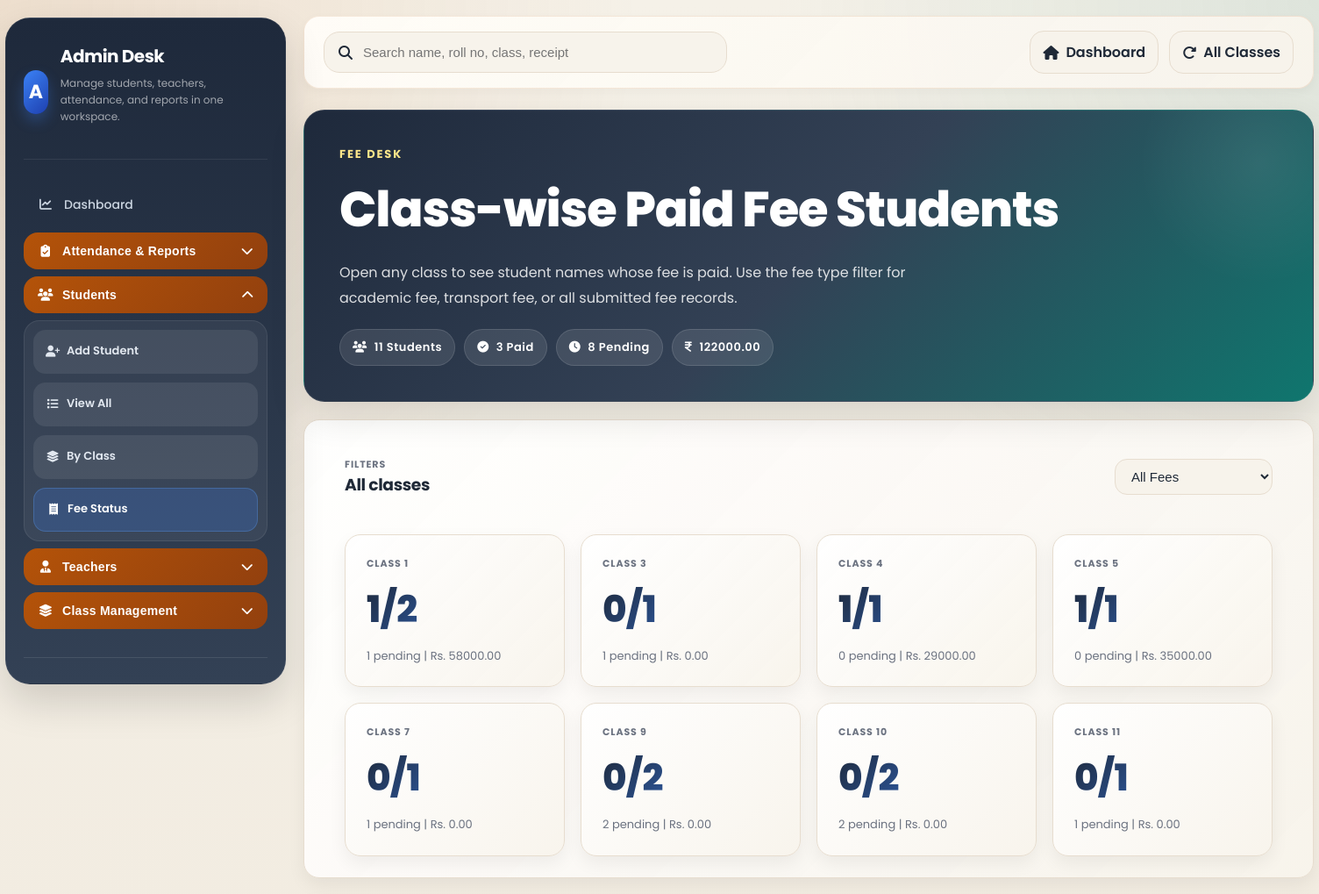
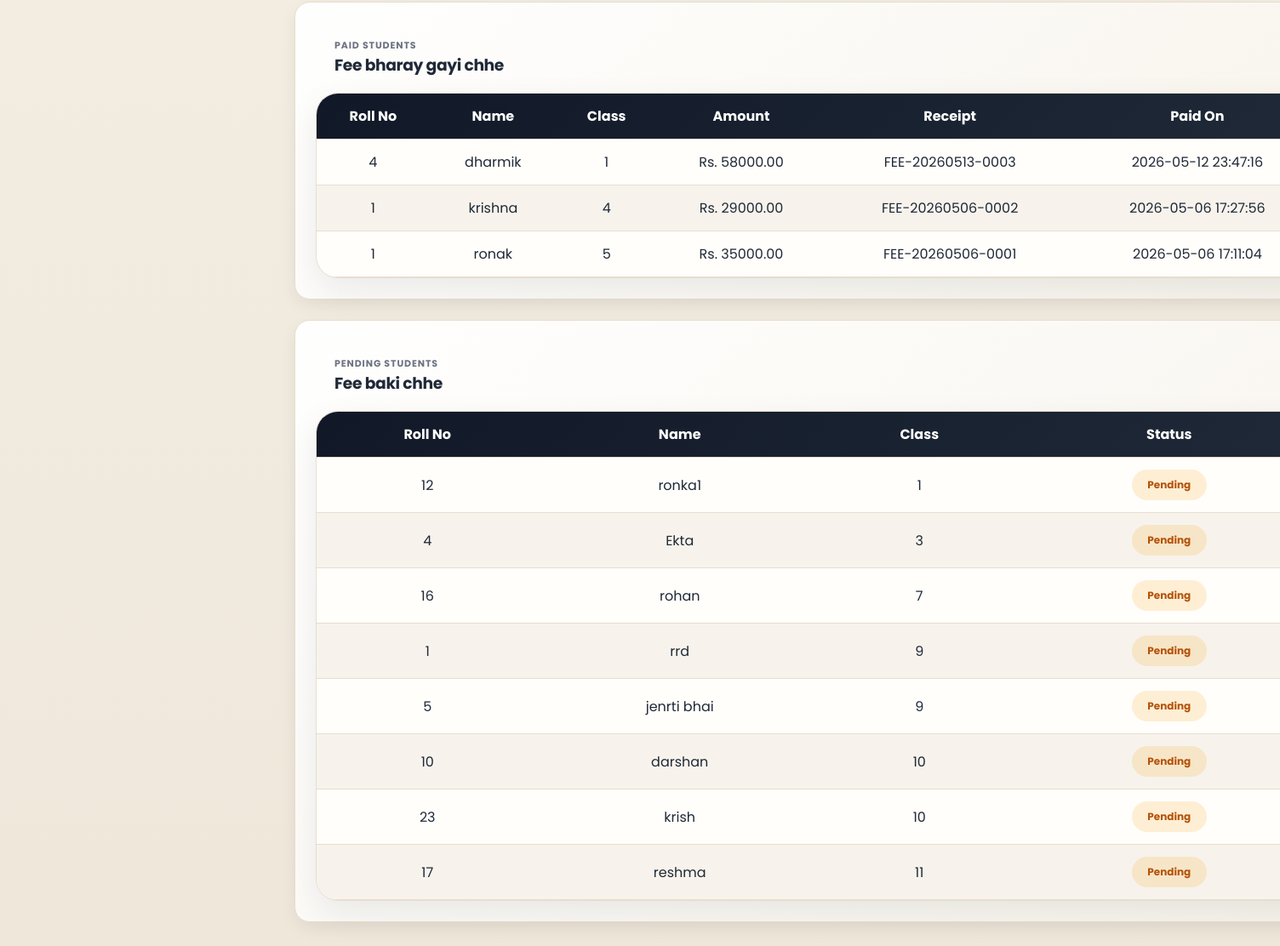
The page /fee_status (signed in) on the database its author committed (2 pictures, top to bottom).
### tables this page shows
CREATE TABLE users(
        id INTEGER PRIMARY KEY AUTOINCREMENT,
        rollno INTEGER,
        username TEXT UNIQUE,
        password TEXT,
        gender TEXT,
        mobile TEXT,
        address TEXT,
        photo TEXT,
        enroll TEXT,
        blood TEXT,
        school TEXT,
        birthdate TEXT
    , role TEXT DEFAULT 'student', class TEXT);

### app.py (the view)
@app.route("/fee_status")
@app.route("/fee_status/<class_num>")
def fee_status(class_num=None):
    if "user" not in session:
        return redirect("/")
    if session.get("role") not in ("admin", "teacher"):
        return redirect_for_role(session.get("role"))
    fee_type = request.args.get("fee_type", "all").strip() or "all"
    valid_fee_types = ["all", "Academic Fee", "Transport Fee"]
    if fee_type not in valid_fee_types:
        fee_type = "all"
    with db() as con:
        summary_rows, student_rows, totals = get_fee_status_data(con, fee_type, class_num)
    return render_template(
        "shared/fee_status.html",
        role=session.get("role"),
        fee_type=fee_type,
        fee_type_options=valid_fee_types,
        selected_class=class_num,
        summary_rows=summary_rows,
        student_rows=student_rows,
        totals=totals,
    )

### app.py (called while the page is built)
def db():
    con = sqlite3.connect(app.config["DATABASE_PATH"])
    con.row_factory = sqlite3.Row
    return con

def normalize_gender_group(gender):
    value = (gender or "").strip().lower()
    if value in {"male", "boy", "boys"}:
        return "boys"
    if value in {"female", "girl", "girls"}:
        return "girls"
    return "other"

### templates/shared/fee_status.html (shortened to what this page needs)
<!DOCTYPE html>
<html lang="en">
<head>
    <link rel="stylesheet" href="https://cdnjs.cloudflare.com/ajax/libs/font-awesome/6.5.2/css/all.min.css">
    <link rel="stylesheet" href="{{ url_for('static', filename='style.css') }}">
</head>
<body>
    <div class="app-layout">
        {% if role == "admin" %}
            {% include "admin/_sidebar.html" %}
        {% endif %}
        <main class="app-main">
            <div class="dashboard-topbar">
                <div class="dashboard-search">
                    <i class="fa-solid fa-magnifying-glass"></i>
                    <input id="fee-search" type="text" placeholder="Search name, roll no, class, receipt" autocomplete="off">
                </div>
                <div class="topbar-actions">
                    <a href="{{ '/admin' if role == 'admin' else '/teacher' }}" class="topbar-chip"><i class="fa-solid fa-house"></i> Dashboard</a>
                    <a href="/fee_status" class="topbar-chip"><i class="fa-solid fa-rotate-right"></i> All Classes</a>
                </div>
            </div>
            <section class="dashboard-hero">
                <div class="section-title" style="color:#fde68a;">Fee Desk</div>
                <h1 style="margin:0;">Class-wise Paid Fee Students</h1>
                <p>Open any class to see student names whose fee is paid. Use the fee type filter for academic fee, transport fee, or all submitted fee records.</p>
                <div class="dashboard-chip-row">
                    <span class="hero-chip"><i class="fa-solid fa-users"></i> {{ totals.students }} Students</span>
                    <span class="hero-chip"><i class="fa-solid fa-circle-check"></i> {{ totals.paid }} Paid</span>
                    <span class="hero-chip"><i class="fa-solid fa-clock"></i> {{ totals.pending }} Pending</span>
                    <span class="hero-chip"><i class="fa-solid fa-indian-rupee-sign"></i> {{ "%.2f"|format(totals.amount) }}</span>
                </div>
            </section>
            <section class="dashboard-mini-card" style="margin-top:20px;">
                <div class="table-toolbar">
                    <div>
                        <div class="label">Filters</div>
                        <h3>{{ "Class " ~ selected_class if selected_class else "All classes" }}</h3>
                    </div>
                    <form method="get" class="toolbar-inline">
                        <select name="fee_type" class="mini-input" onchange="this.form.submit()">
                            {% for option in fee_type_options %}
                            <option value="{{ option }}" {% if option == fee_type %}selected{% endif %}>
                                {{ "All Fees" if option == "all" else option }}
                            </option>
                            {% endfor %}
                        </select>
                    </form>
                </div>
                <div class="dashboard-stat-grid" style="padding:18px 22px 0;">
                    {% for item in summary_rows %}
                    <a href="/fee_status/{{ item.class_num }}?fee_type={{ fee_type }}" class="dashboard-stat-card">
                        <div class="label">Class {{ item.class_num }}</div>
                        <div class="value">{{ item.paid }}/{{ item.students }}</div>
                        <div class="meta">{{ item.pending }} pending | Rs. {{ "%.2f"|format(item.amount) }}</div>
                    </a>
                    {% else %}
                    <div class="empty-copy">No student records found.</div>
                    {% endfor %}
                </div>
            </section>
            <section class="dashboard-grid" style="margin-top:20px;">
                <div class="dashboard-mini-card">
                    <div class="table-toolbar">
                        <div>
                            <div class="label">Paid Students</div>
                            <h3>Fee bharay gayi chhe</h3>
                        </div>
                    </div>
                    <div class="table-shell table-shell--scroll" style="margin-top:18px;">
                        <table>
                            <thead>
                                <tr>
                                    <th>Roll No</th>
                                    <th>Name</th>
                                    <th>Class</th>
                                    <th>Amount</th>
                                    <th>Receipt</th>
                                    <th>Paid On</th>
                                </tr>
                            </thead>
                            <tbody>
                                {% set paid_count = namespace(value=0) %}
                                {% for student in student_rows %}
                                    {% if student.is_paid %}
                                    {% set paid_count.value = paid_count.value + 1 %}
                                    <tr data-fee-row data-search-text="{{ (student.rollno ~ ' ' ~ student.username ~ ' ' ~ student.class ~ ' ' ~ student.latest_receipt)|lower }}">
                                        <td>{{ student.rollno or '-' }}</td>
                                        <td>{{ student.username }}</td>
                                        <td>{{ student.class }}</td>
                                        <td>Rs. {{ "%.2f"|format(student.paid_amount) }}</td>
                                        <td>{{ student.latest_receipt }}</td>
                                        <td>{{ student.latest_payment }}</td>
                                    </tr>
                                    {% endif %}
                                {% endfor %}
                            </tbody>
                        </table>
                    </div>
                </div>
                <div class="dashboard-mini-card">
                    <div class="table-toolbar">
                        <div>
                            <div class="label">Pending Students</div>
                            <h3>Fee baki chhe</h3>
                        </div>
                    </div>
                    <div class="table-shell table-shell--scroll" style="margin-top:18px;">
                        <table>
                            <thead>
                                <tr>
                                    <th>Roll No</th>
                                    <th>Name</th>
                                    <th>Class</th>
                                    <th>Status</th>
                                </tr>
                            </thead>
                            <tbody>
                                {% set pending_count = namespace(value=0) %}
                                {% for student in student_rows %}
                                    {% if not student.is_paid %}
                                    {% set pending_count.value = pending_count.value + 1 %}
                                    <tr data-fee-row data-search-text="{{ (student.rollno ~ ' ' ~ student.username ~ ' ' ~ student.class ~ ' pending')|lower }}">
                                        <td>{{ student.rollno or '-' }}</td>
                                        <td>{{ student.username }}</td>
                                        <td>{{ student.class }}</td>
                                        <td><span class="status-pill status-pill--pending">Pending</span></td>
                                    </tr>
                                    {% endif %}
                                {% endfor %}
                            </tbody>
                        </table>
                    </div>
                </div>
            </section>
        </main>
    </div>
</body>
</html>

### rows shown on the page
users: class_num "10", paid "0", students "2", pending "2", amount "0.00", rollno "10", username "darshan", class "10"
users: class_num "11", paid "0", students "1", pending "1", amount "0.00", rollno "17", username "reshma", class "11"
users: rollno "4", username "dharmik", class "1", paid_amount "58000.00", latest_receipt "FEE-20260513-0003", latest_payment "2026-05-12 23:47:16"
users: rollno "1", username "krishna", class "4", paid_amount "29000.00", latest_receipt "FEE-20260506-0002", latest_payment "2026-05-06 17:27:56"
users: rollno "1", username "ronak", class "5", paid_amount "35000.00", latest_receipt "FEE-20260506-0001", latest_payment "2026-05-06 17:11:04"
users: rollno "12", username "ronka1", class "1"
users: rollno "4", username "Ekta", class "3"
users: rollno "16", username "rohan", class "7"
users: rollno "1", username "rrd", class "9"
users: rollno "5", username "jenrti bhai", class "9"
users: rollno "23", username "krish", class "10"

### other values the page prints
{{ totals.students }} "11"
{{ totals.paid }} "3"
{{ totals.pending }} "8"
{{ "%.2f"|format(totals.amount) }} "122000.00"
{{ "Class " ~ selected_class if selected_class else "All classes" }} "All classes"
{{ item.class_num }} "1" "3" "4" "5" "7" "9"
{{ item.paid }} "1" "0" "1" "1" "0" "0"
{{ item.students }} "2" "1" "1" "1" "1" "2"
{{ item.pending }} "1" "1" "0" "0" "1" "2"
{{ "%.2f"|format(item.amount) }} "58000.00" "0.00" "29000.00" "35000.00" "0.00" "0.00"
form field fee_type "All Fees"
